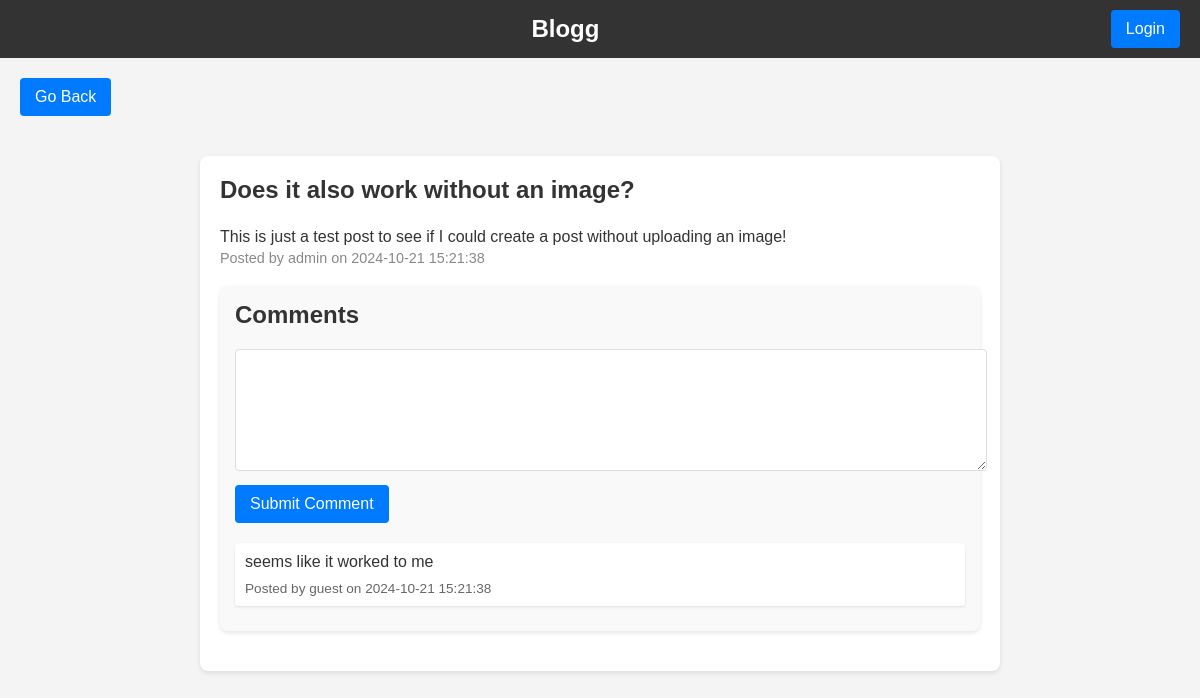
Screenshot of /post/2 with the database file from the repository.
### tables this page shows
CREATE TABLE posts (
    id INTEGER PRIMARY KEY AUTOINCREMENT,
    title TEXT NOT NULL,
    content TEXT NOT NULL,
    image TEXT,
    created TIMESTAMP NOT NULL DEFAULT CURRENT_TIMESTAMP,
    user_id INTEGER,
    FOREIGN KEY(user_id) REFERENCES users(id)
);

CREATE TABLE users (
    id INTEGER PRIMARY KEY AUTOINCREMENT,
    username TEXT NOT NULL,
    password TEXT NOT NULL,
    is_admin BOOLEAN NOT NULL DEFAULT 0,
    created TIMESTAMP NOT NULL DEFAULT CURRENT_TIMESTAMP
);

CREATE TABLE comments (
    id INTEGER PRIMARY KEY AUTOINCREMENT,
    content TEXT NOT NULL,
    created TIMESTAMP NOT NULL DEFAULT CURRENT_TIMESTAMP,
    post_id INTEGER,
    user_id INTEGER,
    FOREIGN KEY(post_id) REFERENCES posts(id),
    FOREIGN KEY(user_id) REFERENCES users(id)
);

### app/app.py (the view)
@app.route('/post/<int:post_id>', methods=['GET', 'POST'])
def post(post_id):
    conn = get_db_connection()
    post = get_post(post_id)
    comments = get_comments(post_id)
    conn.close()
    return render_template('post.html', post=post, comments=comments)

### app/app.py (called while the page is built)
def get_db_connection():
    conn = sqlite3.connect(DATABASE)
    conn.row_factory = sqlite3.Row
    return conn

def get_post(post_id):
    conn = get_db_connection()
    post = conn.execute('''
        SELECT posts.id, posts.title, posts.content, posts.created, posts.image, users.username
        FROM posts
        JOIN users ON posts.user_id = users.id
        WHERE posts.id = ?
    ''', (post_id,)).fetchone()
    conn.close()
    return post

def get_comments(post_id):
    conn = get_db_connection()
    comments = conn.execute('''
        SELECT comments.id, comments.content, comments.created, users.username
        FROM comments
        JOIN users ON comments.user_id = users.id
        WHERE comments.post_id = ?
        ORDER BY comments.created DESC
    ''', (post_id,)).fetchall()
    conn.close()
    return comments

### app/templates/post.html (shortened to what this page needs)
<!DOCTYPE html>
<html lang="en">
<head>
    <link rel="stylesheet" href="{{ url_for('static', filename='styles.css') }}">
</head>
<body>
    <div id="header-bar">
        <nav>
            <div id="logo">
                <a href="{{ url_for('index') }}">Blogg</a>
            </div>
            <div id="login-button-container">
                {% if 'username' in session %}
                    <span class="username-display">{{ session['username'] }}</span>
                    <a href="{{ url_for('logout') }}" class="btn">Logout</a>
                {% else %}
                    <a href="{{ url_for('login') }}" class="btn">Login</a>
                {% endif %}
            </div>
        </nav>
    </div>
    <div class="back-button-container">
        <a href="{{ url_for('index') }}" class="btn">Go Back</a>
    </div>
    <div id="post-container">
        <article class="post">
            <h1 class="post-title">{{ post['title'] }}</h1>
            <div class="post-content">{{ post['content'] }}</div>
            <div class="post-meta">Posted by {{ post['username'] }} on {{ post['created'] }}</div>
            <div class="comments-section">
                <h2>Comments</h2>
                <form method="post" action="{{ url_for('add_comment', post_id=post['id']) }}">
                    <textarea name="comment_content" required></textarea>
                    <input type="submit" value="Submit Comment" class="btn">
                </form>
                {% for comment in comments %}
                    <div class="comment">
                        <p class="comment-content">{{ comment['content'] }}</p>
                        <div class="comment-meta">
                            Posted by {{ comment['username'] }} on {{ comment['created'] }}
                        </div>
                    </div>
                {% endfor %}
            </div>
        </article>
    </div>
</body>
</html>

### app/static/styles.css (style rules this page uses)
body { font-family: 'Arial', sans-serif; margin: 0; padding: 0; background-color: #f4f4f4; color: #333; }
a { text-decoration: none; color: #007bff; }
#header-bar nav { display: flex; justify-content: space-between; align-items: center; background-color: #333; color: #fff; padding: 10px 20px; text-align: center; }
#header-bar #logo { font-size: 24px; font-weight: bold; flex: 1; }
#header-bar #logo a { color: #fff; text-decoration: none; }
#header-bar #login-button-container { margin-left: auto; }
#post-container { padding: 20px; max-width: 800px; margin: auto; }
.post { background-color: #fff; padding: 20px; border-radius: 8px; box-shadow: 0 2px 5px rgba(0,0,0,0.1); margin-bottom: 20px; }
.post-title { margin-top: 0; }
.post-meta { color: #888; font-size: 0.9em; margin-bottom: 20px; }
.post-content { line-height: 1.6; }
.comments-section { background-color: #f9f9f9; padding: 15px; border-radius: 8px; box-shadow: 0 2px 5px rgba(0,0,0,0.1); margin-bottom: 20px; }
.comments-section h2 { margin-top: 0; margin-bottom: 15px; }
.comment { padding: 10px; margin-bottom: 10px; background-color: #fff; border-radius: 4px; box-shadow: 0 1px 3px rgba(0,0,0,0.1); }
.comment-content { margin: 0; color: #333; }
.comment-meta { margin-top: 10px; font-size: 0.85em; color: #666; }
.comments-section form { margin-top: 20px; margin-bottom: 20px; }
.comments-section textarea { width: 100%; height: 100px; margin-bottom: 10px; border: 1px solid #ddd; border-radius: 4px; padding: 10px; }
.back-button-container { margin: 20px; text-align: left; }
.btn, .btn:link, .btn:visited, .btn:hover, .btn:active { display: inline-block; background-color: #007bff; color: white; padding: 10px 15px; text-align: center; border-radius: 4px; text-decoration: none; font-size: 16px; transition: background-color 0.3s ease; border: none; outline: none; }

### rows the page displays
posts: title "Does it also work without an image?", content "This is just a test post to see if I could create a post without uploading an image!", created "2024-10-21 15:21:38"
users: username "admin"
comments: content "seems like it worked to me", username "guest", created "2024-10-21 15:21:38"
